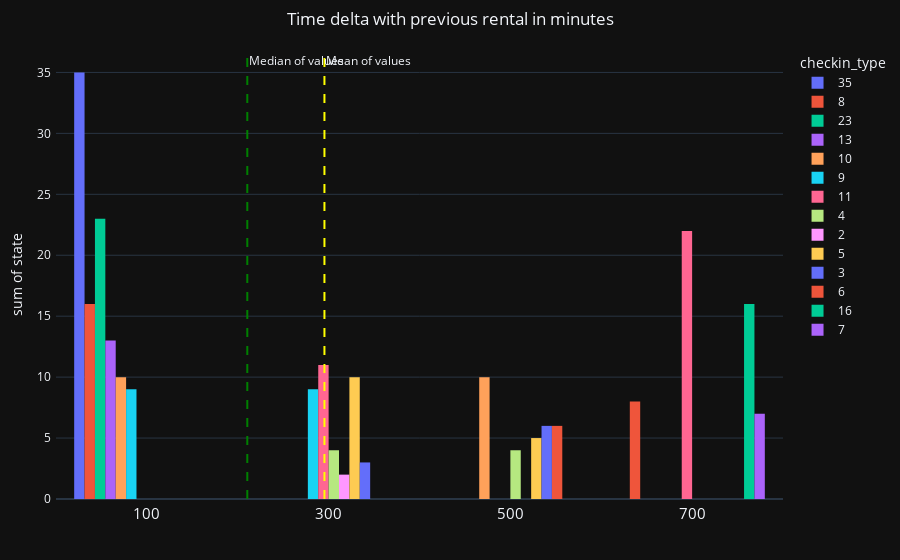

Notebook source saved alongside this figure:
### Code cell
fig = px.histogram(df_canceled_ratio, x= df_canceled_ratio.index,
                   y = 'state',
                   title = 'Time delta with previous rental in minutes',
                   color = 'checkin_type',
                   barmode = 'group',
                  ) 
fig.update_layout(title_x = 0.5,
                  margin=dict(l=50,r=50,b=50,t=50,pad=4),
                  xaxis_title = '',
                  template = 'plotly_dark'
                  )   
fig.add_vline(x = canceled_mean , line_width=2 , line_dash = 'dash' , line_color = 'yellow', annotation_text="Mean of values", annotation_position="top right")
fig.add_vline(x = canceled_median , line_width=2 , line_dash = 'dash' , line_color = 'green', annotation_text="Median of values", annotation_position="top right")

fig.update_xaxes(tickfont_size=15,)        
fig.show()

### Figure 1 — Plotly figure (JSON) as saved in the notebook; plotly's stock layout.template omitted (floating-point values rounded to 4 significant figures)
{"data": [{"alignmentgroup": "True", "bingroup": "x", "histfunc": "sum", "hovertemplate": "checkin_type=35<br>time_delta_with_previous_rental_in_minutes=%{x}<br>sum of state=%{y}<extra></extra>", "legendgroup": "35", "marker": {"color": "#636efa", "pattern": {"shape": ""}}, "name": "35", "offsetgroup": "35", "orientation": "v", "showlegend": true, "type": "histogram", "x": [0], "xaxis": "x", "y": [35], "yaxis": "y"}, {"alignmentgroup": "True", "bingroup": "x", "histfunc": "sum", "hovertemplate": "checkin_type=8<br>time_delta_with_previous_rental_in_minutes=%{x}<br>sum of state=%{y}<extra></extra>", "legendgroup": "8", "marker": {"color": "#EF553B", "pattern": {"shape": ""}}, "name": "8", "offsetgroup": "8", "orientation": "v", "showlegend": true, "type": "histogram", "x": [30, 90, 630], "xaxis": "x", "y": [8, 8, 8], "yaxis": "y"}, {"alignmentgroup": "True", "bingroup": "x", "histfunc": "sum", "hovertemplate": "checkin_type=23<br>time_delta_with_previous_rental_in_minutes=%{x}<br>sum of state=%{y}<extra></extra>", "legendgroup": "23", "marker": {"color": "#00cc96", "pattern": {"shape": ""}}, "name": "23", "offsetgroup": "23", "orientation": "v", "showlegend": true, "type": "histogram", "x": [60], "xaxis": "x", "y": [23], "yaxis": "y"}, {"alignmentgroup": "True", "bingroup": "x", "histfunc": "sum", "hovertemplate": "checkin_type=13<br>time_delta_with_previous_rental_in_minutes=%{x}<br>sum of state=%{y}<extra></extra>", "legendgroup": "13", "marker": {"color": "#ab63fa", "pattern": {"shape": ""}}, "name": "13", "offsetgroup": "13", "orientation": "v", "showlegend": true, "type": "histogram", "x": [120], "xaxis": "x", "y": [13], "yaxis": "y"}, {"alignmentgroup": "True", "bingroup": "x", "histfunc": "sum", "hovertemplate": "checkin_type=10<br>time_delta_with_previous_rental_in_minutes=%{x}<br>sum of state=%{y}<extra></extra>", "legendgroup": "10", "marker": {"color": "#FFA15A", "pattern": {"shape": ""}}, "name": "10", "offsetgroup": "10", "orientation": "v", "showlegend": true, "type": "histogram", "x": [150, 420], "xaxis": "x", "y": [10, 10], "yaxis": "y"}, {"alignmentgroup": "True", "bingroup": "x", "histfunc": "sum", "hovertemplate": "checkin_type=9<br>time_delta_with_previous_rental_in_minutes=%{x}<br>sum of state=%{y}<extra></extra>", "legendgroup": "9", "marker": {"color": "#19d3f3", "pattern": {"shape": ""}}, "name": "9", "offsetgroup": "9", "orientation": "v", "showlegend": true, "type": "histogram", "x": [180, 240], "xaxis": "x", "y": [9, 9], "yaxis": "y"}, {"alignmentgroup": "True", "bingroup": "x", "histfunc": "sum", "hovertemplate": "checkin_type=11<br>time_delta_with_previous_rental_in_minutes=%{x}<br>sum of state=%{y}<extra></extra>", "legendgroup": "11", "marker": {"color": "#FF6692", "pattern": {"shape": ""}}, "name": "11", "offsetgroup": "11", "orientation": "v", "showlegend": true, "type": "histogram", "x": [210, 690, 720], "xaxis": "x", "y": [11, 11, 11], "yaxis": "y"}, {"alignmentgroup": "True", "bingroup": "x", "histfunc": "sum", "hovertemplate": "checkin_type=4<br>time_delta_with_previous_rental_in_minutes=%{x}<br>sum of state=%{y}<extra></extra>", "legendgroup": "4", "marker": {"color": "#B6E880", "pattern": {"shape": ""}}, "name": "4", "offsetgroup": "4", "orientation": "v", "showlegend": true, "type": "histogram", "x": [270, 450], "xaxis": "x", "y": [4, 4], "yaxis": "y"}, {"alignmentgroup": "True", "bingroup": "x", "histfunc": "sum", "hovertemplate": "checkin_type=2<br>time_delta_with_previous_rental_in_minutes=%{x}<br>sum of state=%{y}<extra></extra>", "legendgroup": "2", "marker": {"color": "#FF97FF", "pattern": {"shape": ""}}, "name": "2", "offsetgroup": "2", "orientation": "v", "showlegend": true, "type": "histogram", "x": [300], "xaxis": "x", "y": [2], "yaxis": "y"}, {"alignmentgroup": "True", "bingroup": "x", "histfunc": "sum", "hovertemplate": "checkin_type=5<br>time_delta_with_previous_rental_in_minutes=%{x}<br>sum of state=%{y}<extra></extra>", "legendgroup": "5", "marker": {"color": "#FECB52", "pattern": {"shape": ""}}, "name": "5", "offsetgroup": "5", "orientation": "v", "showlegend": true, "type": "histogram", "x": [330, 360, 570], "xaxis": "x", "y": [5, 5, 5], "yaxis": "y"}, {"alignmentgroup": "True", "bingroup": "x", "histfunc": "sum", "hovertemplate": "checkin_type=3<br>time_delta_with_previous_rental_in_minutes=%{x}<br>sum of state=%{y}<extra></extra>", "legendgroup": "3", "marker": {"color": "#636efa", "pattern": {"shape": ""}}, "name": "3", "offsetgroup": "3", "orientation": "v", "showlegend": true, "type": "histogram", "x": [390, 480, 540], "xaxis": "x", "y": [3, 3, 3], "yaxis": "y"}, {"alignmentgroup": "True", "bingroup": "x", "histfunc": "sum", "hovertemplate": "checkin_type=6<br>time_delta_with_previous_rental_in_minutes=%{x}<br>sum of state=%{y}<extra></extra>", "legendgroup": "6", "marker": {"color": "#EF553B", "pattern": {"shape": ""}}, "name": "6", "offsetgroup": "6", "orientation": "v", "showlegend": true, "type": "histogram", "x": [510], "xaxis": "x", "y": [6], "yaxis": "y"}, {"alignmentgroup": "True", "bingroup": "x", "histfunc": "sum", "hovertemplate": "checkin_type=16<br>time_delta_with_previous_rental_in_minutes=%{x}<br>sum of state=%{y}<extra></extra>", "legendgroup": "16", "marker": {"color": "#00cc96", "pattern": {"shape": ""}}, "name": "16", "offsetgroup": "16", "orientation": "v", "showlegend": true, "type": "histogram", "x": [600], "xaxis": "x", "y": [16], "yaxis": "y"}, {"alignmentgroup": "True", "bingroup": "x", "histfunc": "sum", "hovertemplate": "checkin_type=7<br>time_delta_with_previous_rental_in_minutes=%{x}<br>sum of state=%{y}<extra></extra>", "legendgroup": "7", "marker": {"color": "#ab63fa", "pattern": {"shape": ""}}, "name": "7", "offsetgroup": "7", "orientation": "v", "showlegend": true, "type": "histogram", "x": [660], "xaxis": "x", "y": [7], "yaxis": "y"}], "layout": {"annotations": [{"showarrow": false, "text": "Mean of values", "x": 294.9, "xanchor": "left", "xref": "x", "y": 1, "yanchor": "top", "yref": "y domain"}, {"showarrow": false, "text": "Median of values", "x": 210, "xanchor": "left", "xref": "x", "y": 1, "yanchor": "top", "yref": "y domain"}], "barmode": "group", "legend": {"title": {"text": "checkin_type"}, "tracegroupgap": 0}, "margin": {"b": 50, "l": 50, "pad": 4, "r": 50, "t": 50}, "shapes": [{"line": {"color": "yellow", "dash": "dash", "width": 2}, "type": "line", "x0": 294.9, "x1": 294.9, "xref": "x", "y0": 0, "y1": 1, "yref": "y domain"}, {"line": {"color": "green", "dash": "dash", "width": 2}, "type": "line", "x0": 210, "x1": 210, "xref": "x", "y0": 0, "y1": 1, "yref": "y domain"}], "title": {"text": "Time delta with previous rental in minutes", "x": 0.5}, "xaxis": {"anchor": "y", "domain": [0, 1], "tickfont": {"size": 15}, "title": {"text": ""}}, "yaxis": {"anchor": "x", "domain": [0, 1], "title": {"text": "sum of state"}}}}
